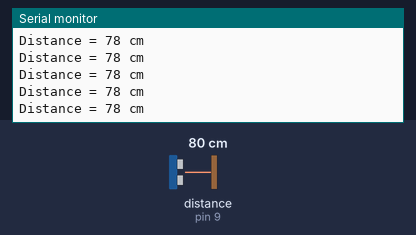
Simulated run of this sketch. Board: Arduino Uno, built with avr-gcc and run on an emulated ATmega328P. On the bench: the last lines printed to the serial monitor. Wiring (inferred from the names in the program): ultrasonic range finder: trigger pin 8; echo pin 9. The inputs (shaded band) are chosen by the test bench; at power-on: distance to the obstacle (sensor on pin 9) 80 cm. The echo pulse lasts 58.3 µs per cm.

Above: at 1.2 s.
1.3 s: distance to the obstacle (sensor on pin 9) set to 4 cm
At 1.35 s:
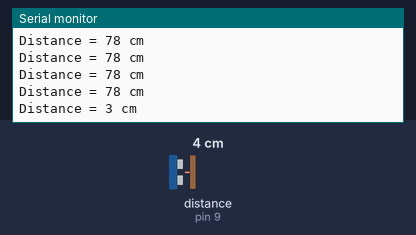
4.3 s: distance to the obstacle (sensor on pin 9) set to 18 cm
At 4.3 s:
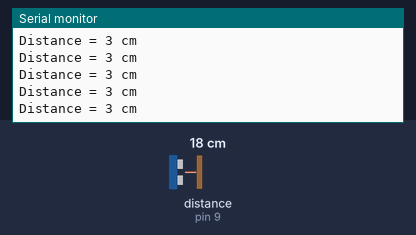
7.3 s: distance to the obstacle (sensor on pin 9) set to 2 cm
At 7.3 s:
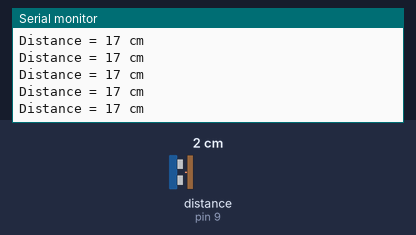
10.3 s: distance to the obstacle (sensor on pin 9) set to 35 cm
At 10.35 s:
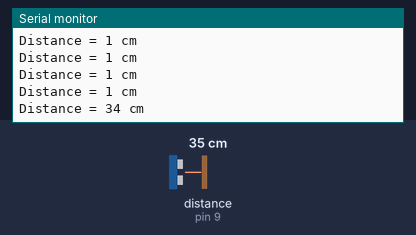
Timing chart, 0 to 13.3 s (numbered marks = the images above; inputs shaded):
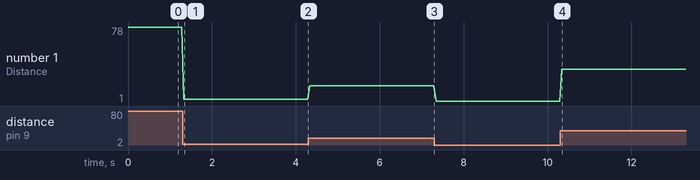

The sketch:

Ultrasonic_Basic.ino
```cpp
/* Example code for HC-SR04 ultrasonic distance sensor with Arduino. No library required. More info: https://www.makerguides.com */
// Define Trig and Echo pin:
#define trigPin 8
#define echoPin 9
// Define variables:
long duration;
int distance;
void setup() {
  // Define inputs and outputs:
  pinMode(trigPin, OUTPUT);
  pinMode(echoPin, INPUT);
  //Begin Serial communication at a baudrate of 9600:
  Serial.begin(9600);
}
void loop() {
  // Clear the trigPin by setting it LOW:
  digitalWrite(trigPin, LOW);
  delayMicroseconds(5);
  // Trigger the sensor by setting the trigPin high for 10 microseconds:
  digitalWrite(trigPin, HIGH);
  delayMicroseconds(10);
  digitalWrite(trigPin, LOW);
  // Read the echoPin, pulseIn() returns the duration (length of the pulse) in microseconds:
  duration = pulseIn(echoPin, HIGH);
  // Calculate the distance:
  distance = duration * 0.034 / 2;
  // Print the distance on the Serial Monitor (Ctrl+Shift+M):
  Serial.print("Distance = ");
  Serial.print(distance);
  Serial.println(" cm");
  delay(50);
}
```

Measured:
- after the input at 1.3 s, the serial monitor: prints a new line at once (image 1)
- after the input at 10.3 s, the serial monitor: prints a new line at once (image 4)
- plotted number 1: 78 → 3 after the input at 1.3 s, 3 → 17 after the input at 4.3 s, 17 → 1 after the input at 7.3 s, 1 → 34 after the input at 10.3 s
